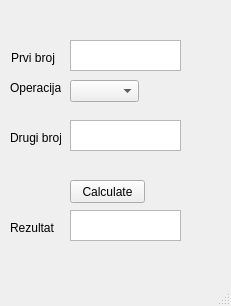
<?xml version="1.0" encoding="UTF-8"?>
<ui version="4.0">
 <class>MainWindow</class>
 <widget class="QMainWindow" name="MainWindow">
  <property name="geometry">
   <rect>
    <x>0</x>
    <y>0</y>
    <width>231</width>
    <height>306</height>
   </rect>
  </property>
  <property name="windowTitle">
   <string>MainWindow</string>
  </property>
  <widget class="QWidget" name="centralwidget">
   <widget class="QTextEdit" name="first_box">
    <property name="geometry">
     <rect>
      <x>70</x>
      <y>40</y>
      <width>111</width>
      <height>31</height>
     </rect>
    </property>
   </widget>
   <widget class="QTextEdit" name="sec_box">
    <property name="geometry">
     <rect>
      <x>70</x>
      <y>120</y>
      <width>111</width>
      <height>31</height>
     </rect>
    </property>
   </widget>
   <widget class="QPushButton" name="calc_button">
    <property name="geometry">
     <rect>
      <x>70</x>
      <y>180</y>
      <width>75</width>
      <height>23</height>
     </rect>
    </property>
    <property name="text">
     <string>Calculate</string>
    </property>
   </widget>
   <widget class="QTextEdit" name="result_box">
    <property name="geometry">
     <rect>
      <x>70</x>
      <y>210</y>
      <width>111</width>
      <height>31</height>
     </rect>
    </property>
   </widget>
   <widget class="QComboBox" name="izbornik">
    <property name="geometry">
     <rect>
      <x>70</x>
      <y>80</y>
      <width>69</width>
      <height>22</height>
     </rect>
    </property>
   </widget>
   <widget class="QLabel" name="label_2">
    <property name="geometry">
     <rect>
      <x>11</x>
      <y>50</y>
      <width>51</width>
      <height>16</height>
     </rect>
    </property>
    <property name="text">
     <string>Prvi broj </string>
    </property>
   </widget>
   <widget class="QLabel" name="label_3">
    <property name="geometry">
     <rect>
      <x>10</x>
      <y>130</y>
      <width>51</width>
      <height>16</height>
     </rect>
    </property>
    <property name="text">
     <string>Drugi broj </string>
    </property>
   </widget>
   <widget class="QLabel" name="label_4">
    <property name="geometry">
     <rect>
      <x>10</x>
      <y>80</y>
      <width>51</width>
      <height>16</height>
     </rect>
    </property>
    <property name="text">
     <string>Operacija</string>
    </property>
   </widget>
   <widget class="QLabel" name="label_5">
    <property name="geometry">
     <rect>
      <x>10</x>
      <y>220</y>
      <width>51</width>
      <height>16</height>
     </rect>
    </property>
    <property name="text">
     <string>Rezultat</string>
    </property>
   </widget>
  </widget>
  <widget class="QMenuBar" name="menubar">
   <property name="geometry">
    <rect>
     <x>0</x>
     <y>0</y>
     <width>231</width>
     <height>21</height>
    </rect>
   </property>
  </widget>
  <widget class="QStatusBar" name="statusbar"/>
 </widget>
 <resources/>
 <connections/>
</ui>
